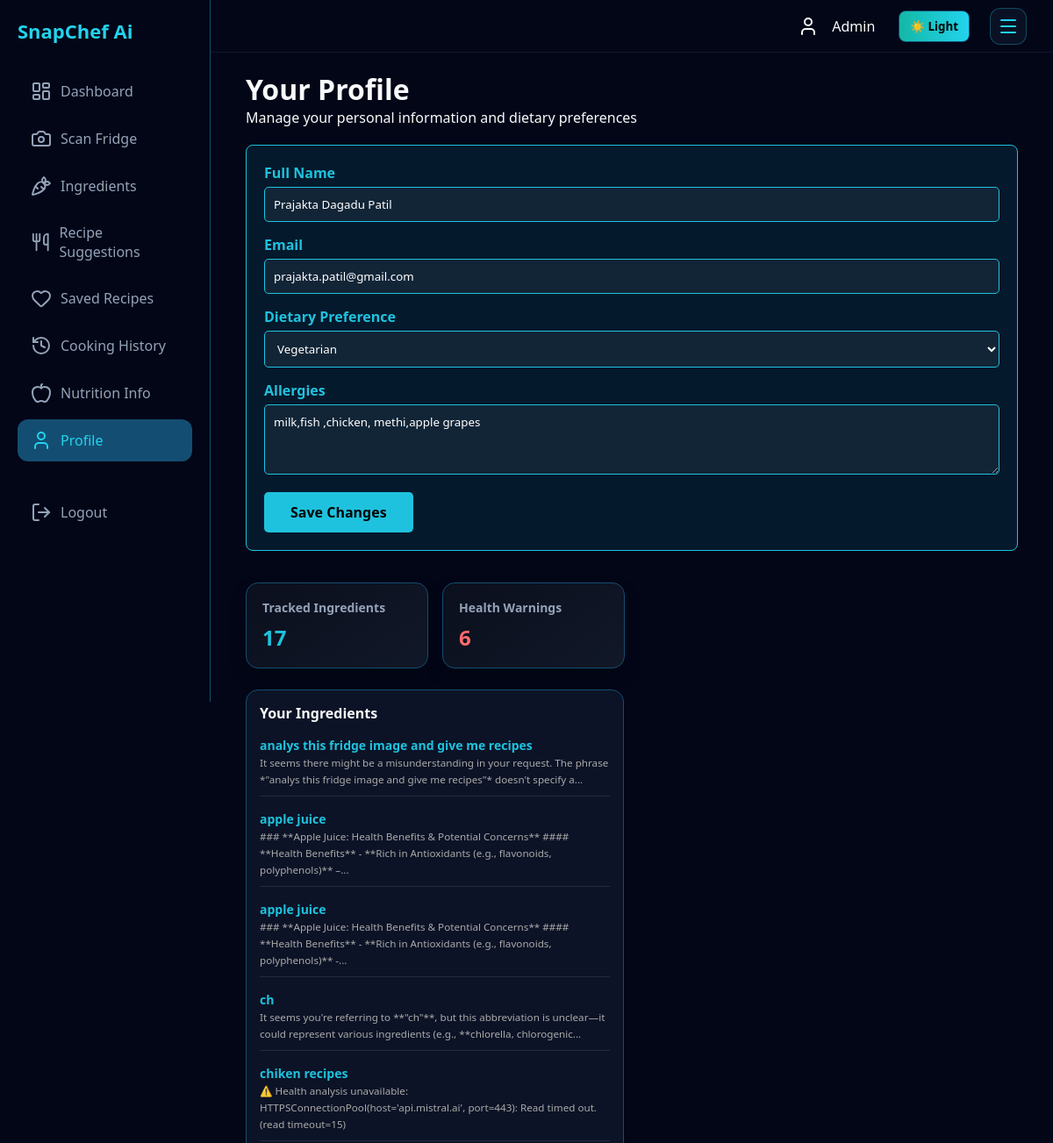
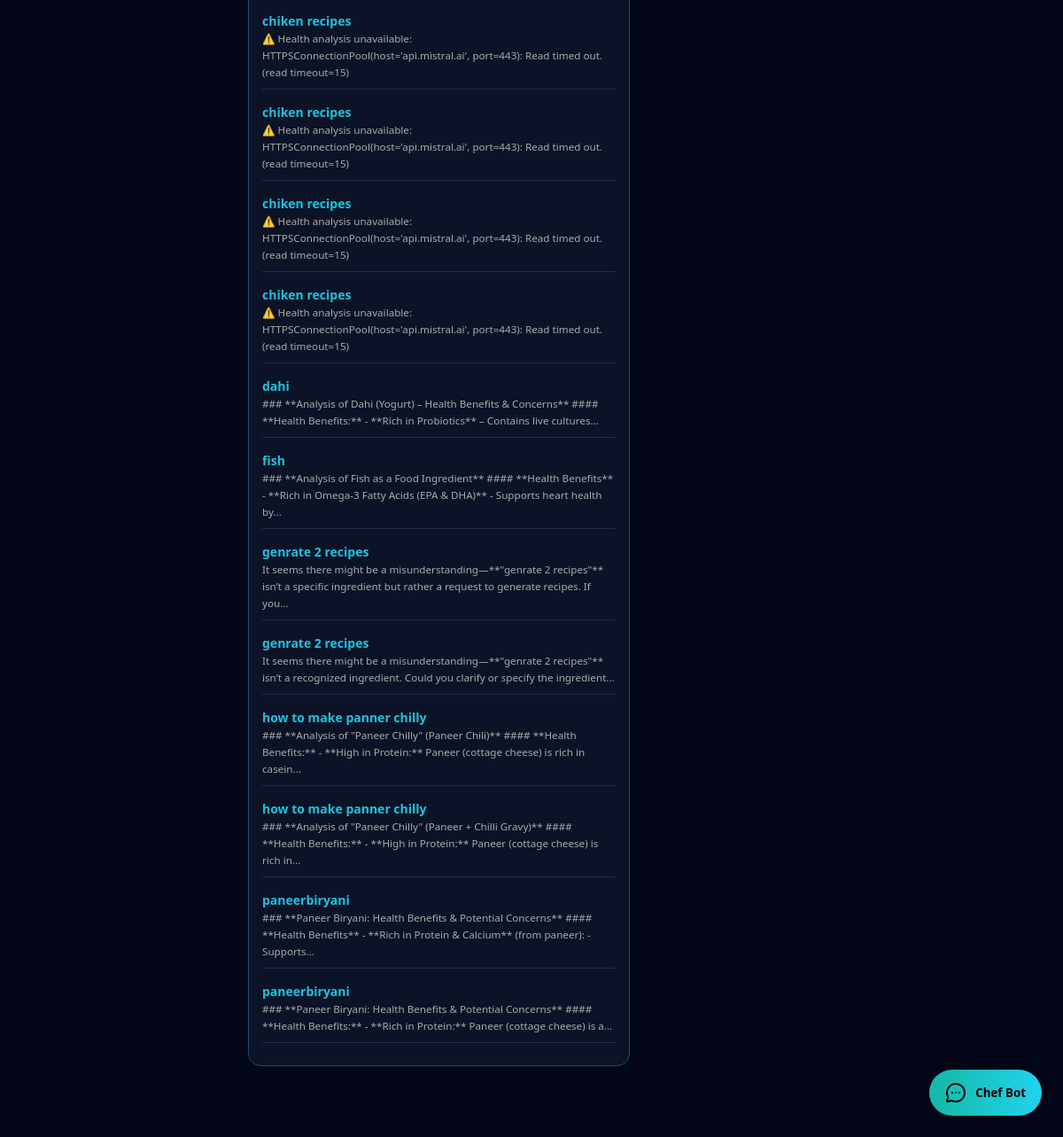
The app's page /profile (signed in) with its own data (2 pictures, top to bottom).
### app.py (models this page shows, shortened)
class User(db.Model):
    id = db.Column(db.Integer, primary_key=True)
    username = db.Column(db.String(80), unique=True, nullable=False, index=True)
    full_name = db.Column(db.String(120), nullable=True)
    email = db.Column(db.String(120), unique=True, nullable=True)
    password = db.Column(db.String(255), nullable=False)
    dietary_preference = db.Column(db.String(100), nullable=True)  # veg/vegan/etc.
    allergies = db.Column(db.Text, nullable=True)  # comma-separated or text
    two_factor_enabled = db.Column(db.Boolean, default=False)
    app_rating = db.Column(db.Integer, nullable=True)
    created_at = db.Column(db.DateTime, default=datetime.utcnow)
    messages = db.relationship("Message", backref="user", lazy=True, cascade="all, delete-orphan")

class Ingredient(db.Model):
    id = db.Column(db.Integer, primary_key=True)
    user_id = db.Column(db.Integer, db.ForeignKey("user.id"), nullable=False)
    name = db.Column(db.String(150), nullable=False)
    created_at = db.Column(db.DateTime, default=datetime.utcnow)
    health_analysis = db.Column(db.Text, nullable=True)  # Store health info

### app.py (the view)
@app.route("/profile")
def profile():
    if "user" not in session:
        return redirect("/login")
    user_id = session.get("user_id")
    if not user_id:
        user_obj = User.query.filter_by(username=session["user"]).first()
        if not user_obj:
            return redirect("/login")
        user_id = user_obj.id
        session["user_id"] = user_id
    user_obj = User.query.get(user_id)
    ingredients = Ingredient.query.filter_by(user_id=user_id).order_by(Ingredient.name).all()
    total_ingredients = len(ingredients)
    warnings = Ingredient.query.filter(Ingredient.user_id == user_id, Ingredient.health_analysis.ilike("%bad%") | Ingredient.health_analysis.ilike("%caution%") | Ingredient.health_analysis.ilike("%limit%")).count()
    categories = {
        "Vegetables": 0,
        "Protein": 0,
        "Dairy": 0,
        "Grains": 0,
        "Fruits": 0,
        "Spices": 0,
        "Other": 0,
    }
    proteins = ["chicken", "beef", "pork", "fish", "egg", "tofu", "lentil", "bean", "shrimp", "turkey"]
    veggies = ["spinach", "kale", "carrot", "broccoli", "potato", "pepper", "onion", "tomato", "cucumber", "lettuce"]
    dairy = ["milk", "cheese", "yogurt", "butter", "cream"]
    grains = ["rice", "pasta", "bread", "quinoa", "oats", "barley"]
    fruits = ["apple", "banana", "orange", "lemon", "berry", "mango", "grape"]
    spices = ["salt", "pepper", "turmeric", "cumin", "cinnamon", "ginger", "garlic", "paprika"]
    for ing in ingredients:
        name_lower = ing.name.lower()
        if any(token in name_lower for token in veggies):
            categories["Vegetables"] += 1
        elif any(token in name_lower for token in proteins):
            categories["Protein"] += 1
        elif any(token in name_lower for token in dairy):
            categories["Dairy"] += 1
        elif any(token in name_lower for token in grains):
            categories["Grains"] += 1
        elif any(token in name_lower for token in fruits):
            categories["Fruits"] += 1
        elif any(token in name_lower for token in spices):
            categories["Spices"] += 1
        else:
            categories["Other"] += 1
    chart_labels = list(categories.keys())
    chart_data = list(categories.values())
    return render_template(
        "profile.html",
        user=session["user"],
        full_name=user_obj.full_name,
        email=user_obj.email,
        dietary_preference=user_obj.dietary_preference,
        allergies=user_obj.allergies,
        total_ingredients=total_ingredients,
        warnings=warnings,
        ingredients=ingredients,
        chart_labels=chart_labels,
        chart_data=chart_data,
    )

### app.py (called while the page is built)
@app.before_request
def before_request_schema_check():
    if not hasattr(g, "schema_checked"):
        try:
            ensure_schema()
            g.schema_checked = True
        except OperationalError as e:
            print(f"[ERROR] OperationalError during before_request schema check: {e}")
            db.session.rollback()
            db.drop_all()
            db.create_all()
            g.schema_checked = True

### templates/profile.html (shortened to what this page needs)
<!doctype html>
<html>
  <head>
    <link
      rel="stylesheet"
      href="{{ url_for('static', filename='style.css') }}"
    />
  </head>
  <body class="dashboard-body">
    <div class="sidebar">
      <div class="logo">SnapChef Ai</div>
      <a href="/dashboard"><i data-lucide="layout-dashboard"></i> Dashboard</a>
      <a href="/scan"><i data-lucide="camera"></i> Scan Fridge</a>
      <a href="/ingredients"><i data-lucide="carrot"></i> Ingredients</a>
      <a href="/suggestions"
        ><i data-lucide="utensils"></i> Recipe Suggestions</a
      >
      <a href="/saved"><i data-lucide="heart"></i> Saved Recipes</a>
      <a href="/history"><i data-lucide="history"></i> Cooking History</a>
      <a href="/nutrition"><i data-lucide="apple"></i> Nutrition Info</a>
      <a class="active" href="/profile"><i data-lucide="user"></i> Profile</a>
      <br />
      <a href="/logout" class="logout"><i data-lucide="log-out"></i> Logout</a>
    </div>
    <div class="topbar">
      <div class="top-right">
        <i data-lucide="user"></i>
        <span>{{ user }}</span>
        <button id="theme-toggle" class="theme-toggle" type="button">
        </button>
        <button
          type="button"
          class="menu-toggle"
          aria-label="Open navigation menu"
          aria-expanded="false"
        >
          <i data-lucide="menu"></i>
        </button>
      </div>
    </div>
    <div class="main">
      <div class="welcome">
        <h1>Your Profile</h1>
        <p>Manage your personal information and dietary preferences</p>
      </div>
      <div class="cards">
        <form
          method="POST"
          action="/update_profile"
          style="grid-column: 1 / -1"
        >
          <div
            style="
              background: rgba(31, 194, 222, 0.1);
              border: 1px solid #1fc2de;
              border-radius: 8px;
              padding: 20px;
              margin-bottom: 20px;
            "
          >
            <div style="margin-bottom: 15px">
              <label
                style="
                  display: block;
                  margin-bottom: 5px;
                  color: #1fc2de;
                  font-weight: bold;
                "
                >Full Name</label
              >
              <input
                type="text"
                name="full_name"
                value="{{ full_name or '' }}"
                placeholder="Enter your full name"
                style="
                  width: 100%;
                  padding: 10px;
                  border: 1px solid #1fc2de;
                  border-radius: 5px;
                  background: rgba(255, 255, 255, 0.05);
                  color: #fff;
                "
              />
            </div>
            <div style="margin-bottom: 15px">
              <label
                style="
                  display: block;
                  margin-bottom: 5px;
                  color: #1fc2de;
                  font-weight: bold;
                "
                >Email</label
              >
              <input
                type="email"
                name="email"
                value="{{ email or '' }}"
                placeholder="Enter your email"
                style="
                  width: 100%;
                  padding: 10px;
                  border: 1px solid #1fc2de;
                  border-radius: 5px;
                  background: rgba(255, 255, 255, 0.05);
                  color: #fff;
                "
              />
            </div>
            <div style="margin-bottom: 15px">
              <label
                style="
                  display: block;
                  margin-bottom: 5px;
                  color: #1fc2de;
                  font-weight: bold;
                "
                >Dietary Preference</label
              >
              <select name="dietary_preference" class="profile-select">
                <option
                  value="Vegetarian"
                  {% if dietary_preference == "Vegetarian" %}selected{% endif %}
                >
                  Vegetarian
                </option>
              </select>
            </div>
            <div style="margin-bottom: 15px">
              <label
                style="
                  display: block;
                  margin-bottom: 5px;
                  color: #1fc2de;
                  font-weight: bold;
                "
                >Allergies</label
              >
              <textarea
                name="allergies"
                placeholder="List any allergies (e.g., peanuts, shellfish, dairy, etc.)"
                style="
                  width: 100%;
                  padding: 10px;
                  border: 1px solid #1fc2de;
                  border-radius: 5px;
                  background: rgba(255, 255, 255, 0.05);
                  color: #fff;
                  height: 80px;
                  resize: vertical;
                  font-family: inherit;
                "
              >
{{ allergies or '' }}</textarea
              >
            </div>
            <button
              type="submit"
              style="
                background: #1fc2de;
                color: #000;
                border: none;
                padding: 12px 30px;
                border-radius: 5px;
                cursor: pointer;
                font-weight: bold;
                font-size: 16px;
                transition: all 0.3s;
              "
            >
              Save Changes
            </button>
          </div>
        </form>
        <div class="card">
          <h3>Tracked Ingredients</h3>
          <p style="font-size: 24px; color: #1fc2de; font-weight: bold">
            {{ total_ingredients }}
          </p>
        </div>
        <div class="card">
          <h3>Health Warnings</h3>
          <p style="font-size: 24px; color: #ff6b6b; font-weight: bold">
            {{ warnings }}
          </p>
        </div>
      </div>
      <div class="recent-row">
        <div class="recent-block">
          <h3>Your Ingredients</h3>
          {% if ingredients %}
          <ul style="list-style: none; padding: 0">
            {% for ing in ingredients %}
            <li
              style="
                margin-bottom: 10px;
                padding-bottom: 10px;
                border-bottom: 1px solid rgba(255, 255, 255, 0.1);
              "
            >
              <strong style="color: #1fc2de">{{ ing.name }}</strong><br />
              <small style="color: #aaa"
                >{{ ing.health_analysis | truncate(150) }}</small
              >
            </li>
            {% endfor %}
          </ul>
          {% else %}
          <p>No ingredients tracked yet. Start by using Scan Fridge!</p>
          {% endif %}
        </div>
      </div>
    </div>
    {% include "_chatbot.html" %}
  </body>
</html>

### static/style.css (style rules this page uses)
:root { --bg-color: #020617; --text-color: #f8fafc; --muted-color: #94a3b8; --accent-color: #22d3ee; --panel-bg: rgba(15, 23, 42, 0.8); --card-bg: linear-gradient(145deg, #0b0f1e, #111827); --card-border: #134e72; --sidebar-bg: #020617; --topbar-bg: #020617; --card-shadow: 0 10px 20px rgba(0,0,0,.2); --button-bg: linear-gradient(90deg, #14b8a6, #22d3ee); --button-color: #000; }
* { margin: 0; padding: 0; box-sizing: border-box; font-family: 'Segoe UI', sans-serif; }
body { background: var(--bg-color); color: var(--text-color); }
.dashboard-body { background: var(--bg-color); }
.sidebar { width: 240px; height: 100vh; position: fixed; left: 0; top: 0; background: var(--sidebar-bg); padding: 20px; border-right: 1px solid var(--card-border); z-index: 1100; }
.topbar { position: fixed; top: 0; left: 240px; right: 0; height: 60px; display: flex; justify-content: flex-end; align-items: center; padding: 0 30px; background: var(--topbar-bg); border-bottom: 1px solid var(--card-border); z-index: 1050; }
.theme-toggle { border: 1px solid var(--card-border); background: var(--button-bg); color: var(--button-color); padding: 8px 12px; margin-left: 12px; border-radius: 8px; cursor: pointer; font-weight: 600; }
.logo { font-size: 20px; font-weight: bold; color: var(--accent-color); margin-bottom: 30px; }
.sidebar a { display: block; color: var(--muted-color); padding: 12px 15px; margin: 6px 0; border-radius: 12px; text-decoration: none; transition: 0.3s; }
.sidebar a.active { background: var(--card-border); color: var(--accent-color); }
.logout { color: red; margin-top: 20px; }
.logo { font-size: 22px; font-weight: bold; color: #22d3ee; margin-bottom: 30px; }
.sidebar a { display: flex; align-items: center; gap: 10px; }
.main { margin-left: 240px; padding: 40px; }
.cards { display: grid; grid-template-columns: repeat(auto-fit, minmax(180px, 1fr)); gap: 16px; margin: 20px 0; }
.card { border-radius: 14px; background: var(--card-bg); border: 1px solid var(--card-border); padding: 18px; box-shadow: var(--card-shadow); }
.card h3 { font-size: 14px; color: var(--muted-color); margin-bottom: 8px; }
.card p { font-size: 26px; color: var(--accent-color); font-weight: bold; }
.recent-row { display: grid; grid-template-columns: 1fr 1fr; gap: 18px; margin-top: 24px; }
.recent-block { background: var(--panel-bg); border: 1px solid var(--card-border); border-radius: 14px; padding: 15px; }
.recent-block h3 { font-size: 16px; margin-bottom: 10px; color: var(--text-color); }
.recent-block ul { list-style: none; }
.recent-block li { padding: 6px 0; border-bottom: 1px solid var(--card-border); color: var(--muted-color); font-size: 14px; }
.recent-block li:last-child { border-bottom: none; }
.topbar { position: fixed; top: 0; left: 240px; right: 0; height: 60px; display: flex; justify-content: flex-end; align-items: center; padding: 0 30px; background: #020617; border-bottom: 1px solid #0f172a; z-index: 1000; }
.menu-toggle { display: inline-flex; align-items: center; justify-content: center; width: 42px; height: 42px; margin-left: 8px; padding: 0; border: 1px solid rgba(34, 211, 238, 0.3); border-radius: 12px; background: rgba(15, 23, 42, 0.72); color: #22d3ee; cursor: pointer; transition: background 0.2s ease, border-color 0.2s ease, transform 0.2s ease; }
.menu-icon, .menu-toggle svg { margin: 0; color: currentColor; pointer-events: none; }
.main { margin-left: 240px; padding: 80px 40px; }
.top-right { display: flex; align-items: center; gap: 15px; }

### templates/profile.html (style rules this page uses)
.profile-select { width: 100%; padding: 10px; border: 1px solid #1fc2de; border-radius: 5px; background: rgba(255, 255, 255, 0.05); color: #fff; }
.profile-select option { background: #ffffff; color: #0f172a; }

### records on screen
User: username "Admin", full_name "Prajakta Dagadu Patil", email "prajakta.patil@gmail.com", dietary_preference "Vegetarian", allergies "milk,fish ,chicken, methi,apple grapes"
Ingredient: name "analys this fridge image and give me recipes", health_analysis "It seems there might be a misunderstanding in your request. The phrase *\"analys this fridge image and give me recipes\"* doesn't specify a..."
Ingredient: name "apple juice", health_analysis "### **Apple Juice: Health Benefits & Potential Concerns** #### **Health Benefits** - **Rich in Antioxidants (e.g., flavonoids, polyphenols)** –..."
Ingredient: name "apple juice", health_analysis "### **Apple Juice: Health Benefits & Potential Concerns** #### **Health Benefits** - **Rich in Antioxidants (e.g., flavonoids, polyphenols)** -..."
Ingredient: name "ch", health_analysis "It seems you're referring to **\"ch\"**, but this abbreviation is unclear—it could represent various ingredients (e.g., **chlorella, chlorogenic..."
Ingredient: name "chiken recipes", health_analysis "⚠️ Health analysis unavailable: HTTPSConnectionPool(host='api.mistral.ai', port=443): Read timed out. (read timeout=15)"
Ingredient: name "chiken recipes", health_analysis "⚠️ Health analysis unavailable: HTTPSConnectionPool(host='api.mistral.ai', port=443): Read timed out. (read timeout=15)"
Ingredient: name "chiken recipes", health_analysis "⚠️ Health analysis unavailable: HTTPSConnectionPool(host='api.mistral.ai', port=443): Read timed out. (read timeout=15)"
Ingredient: name "chiken recipes", health_analysis "⚠️ Health analysis unavailable: HTTPSConnectionPool(host='api.mistral.ai', port=443): Read timed out. (read timeout=15)"
Ingredient: name "chiken recipes", health_analysis "⚠️ Health analysis unavailable: HTTPSConnectionPool(host='api.mistral.ai', port=443): Read timed out. (read timeout=15)"
Ingredient: name "dahi", health_analysis "### **Analysis of Dahi (Yogurt) – Health Benefits & Concerns** #### **Health Benefits:** - **Rich in Probiotics** – Contains live cultures..."
Ingredient: name "fish", health_analysis "### **Analysis of Fish as a Food Ingredient** #### **Health Benefits** - **Rich in Omega-3 Fatty Acids (EPA & DHA)** - Supports heart health by..."
Ingredient: name "genrate 2 recipes", health_analysis "It seems there might be a misunderstanding—**\"genrate 2 recipes\"** isn’t a specific ingredient but rather a request to generate recipes. If you..."
Ingredient: name "genrate 2 recipes", health_analysis "It seems there might be a misunderstanding—**\"genrate 2 recipes\"** isn’t a recognized ingredient. Could you clarify or specify the ingredient..."
Ingredient: name "how to make panner chilly", health_analysis "### **Analysis of \"Paneer Chilly\" (Paneer Chili)** #### **Health Benefits:** - **High in Protein:** Paneer (cottage cheese) is rich in casein..."
Ingredient: name "how to make panner chilly", health_analysis "### **Analysis of \"Paneer Chilly\" (Paneer + Chilli Gravy)** #### **Health Benefits:** - **High in Protein:** Paneer (cottage cheese) is rich in..."
Ingredient: name "paneerbiryani", health_analysis "### **Paneer Biryani: Health Benefits & Potential Concerns** #### **Health Benefits** - **Rich in Protein & Calcium** (from paneer): - Supports..."
Ingredient: name "paneerbiryani", health_analysis "### **Paneer Biryani: Health Benefits & Potential Concerns** #### **Health Benefits:** - **Rich in Protein:** Paneer (cottage cheese) is a..."

### other values on screen
{{ total_ingredients }} "17"
{{ warnings }} "6"
